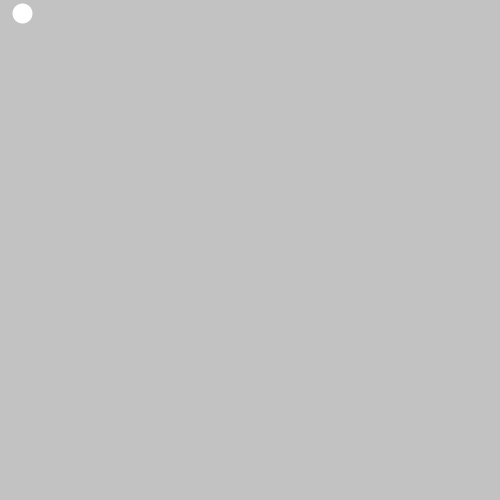
Frame 1 (no input)
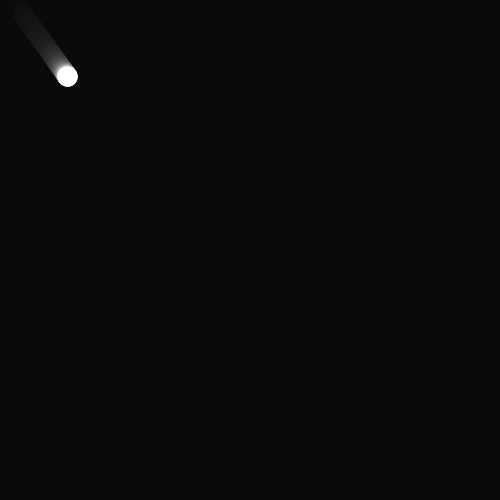
Frame 60 (the mouse pressed at the canvas centre just before this capture)
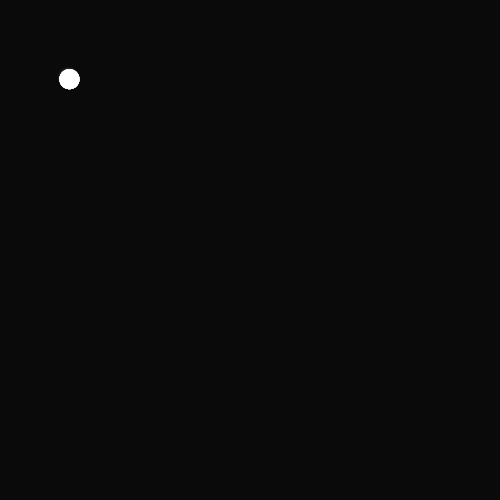
Frame 120 (the mouse held since frame 60 and released just before this capture)

The Processing sketch that drew these frames (run headless with seeded random() and noise(); from frame 60 on, the mouse is pressed at the canvas centre):

// Processing sketch: motionBeginEnxXEasing
// ── motionBeginEnxXEasing.pde
float x = 20.0;
float y = 10.0;
float targetX = 70.0;
float targetY = 80.0;
float easing = 0.05;

void setup(){
  size(500, 500);
  noStroke();
  smooth();
}

void draw(){
  fill(0, 12);
  rect(0, 0, width, height);
  float d = dist(x, y, targetX, targetY);
  if (d > 1.0){
    x += (targetX - x) * easing;
    y += (targetY - y) * easing;
  }
  fill(255);
  ellipse(x, y, 20, 20);
}
